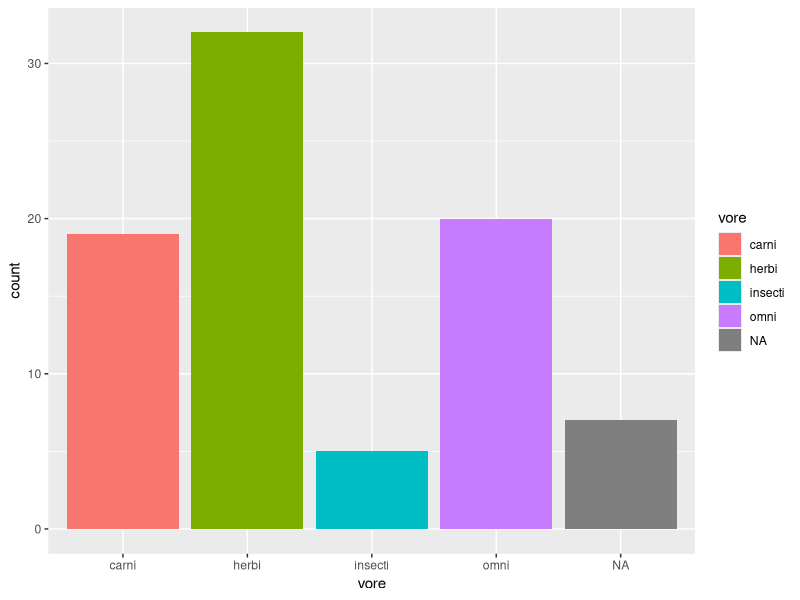

This figure's R source:
## ---- chunk 1
library("tidyverse")
options(scipen = 999) #disable scientific notation
## ---- chunk 2
glimpse(msleep)
## ---- chunk 3
?msleep
## ---- chunk 4
msleep <- msleep
## ---- chunk 5
names(msleep)
summary(msleep)
## ---- chunk 6
str(msleep)
## ---- chunk 7
names(msleep)
## ---- chunk 8
?msleep
## ---- chunk 9
ggplot(data=msleep,
       mapping=aes(x=vore))+
  geom_bar(mapping=aes(fill= vore))
## ---- chunk 10
summary(msleep$sleep_total)
## ---- chunk 11
##Average length of time that mammals sleeps is 10.43,based on the mean of sleep_total.
## ---- chunk 12
summary(msleep$bodywt)
